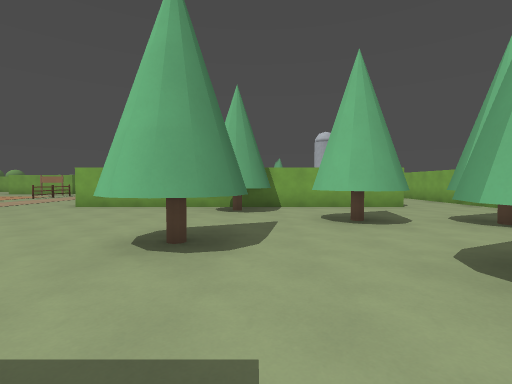
View 1 (above)

24 first-person views from a walk through a level from a Godot 3-D game. The camera is 1.5 m above the floor, tilts 2° down and sees 85° across. The floor is counted in squares, 2 m on a side. Each view is taken from the middle of a square. On the plan, view 1 faces up. The plan holds only what a view shows up to about 10 squares ahead; the rest is blank. The place goes on beyond the plan.

View 2
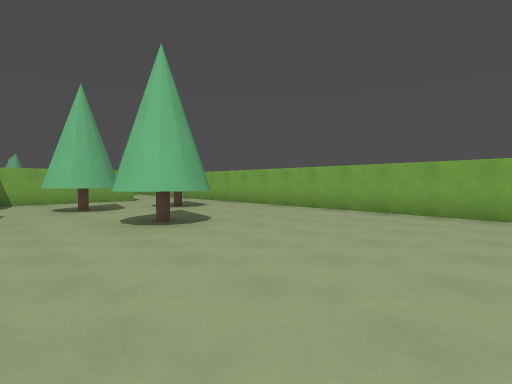

View 3
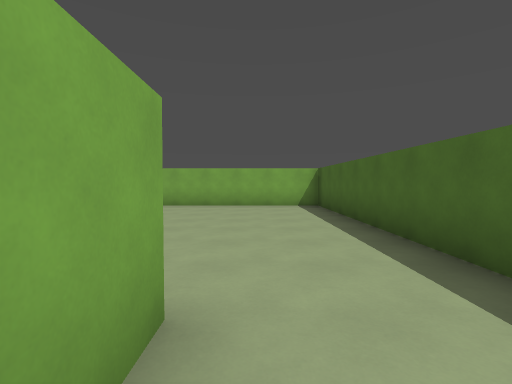

View 4
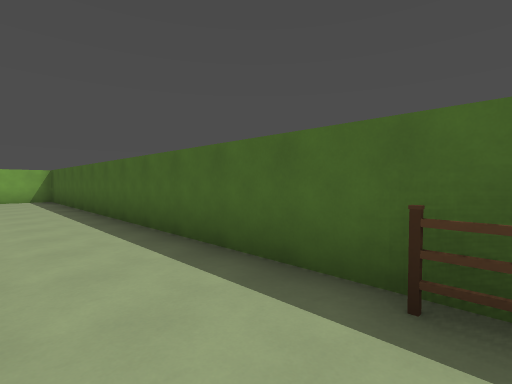

View 5
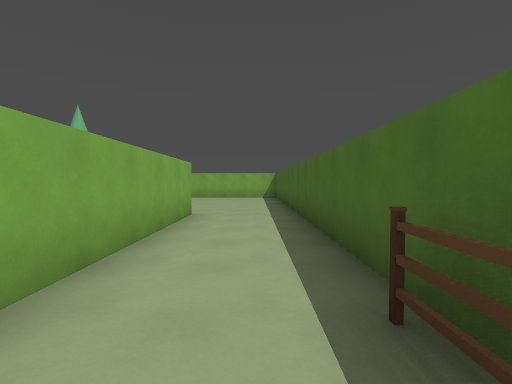

View 6
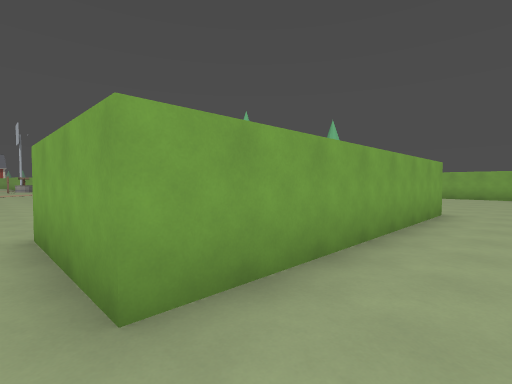

View 7
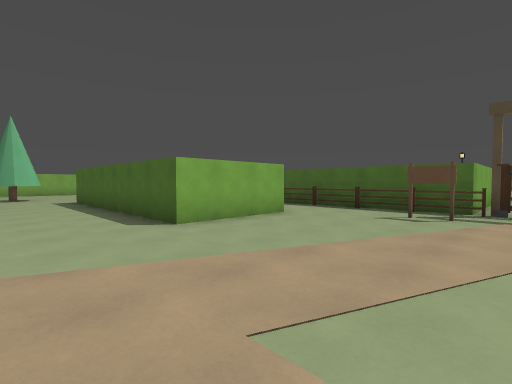

View 8
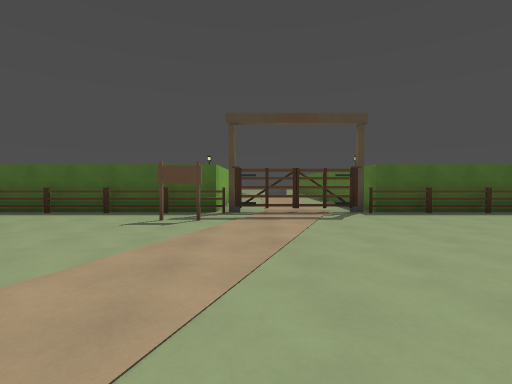

View 9
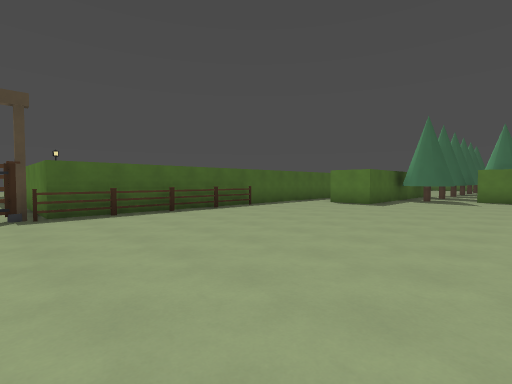

View 10
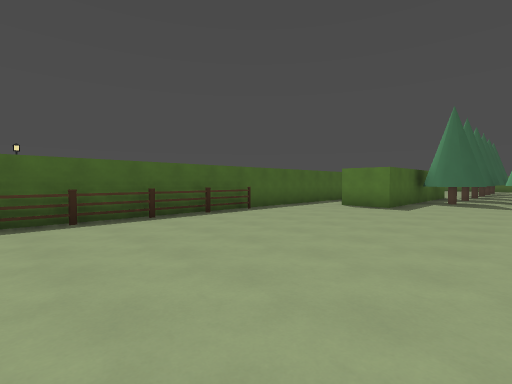

View 11
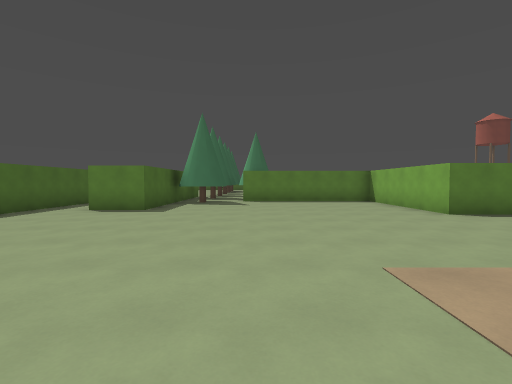

View 12
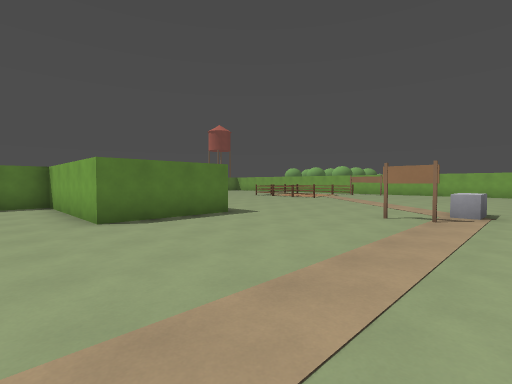

View 13
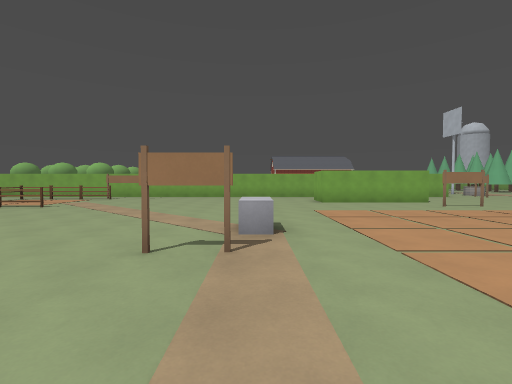

View 14
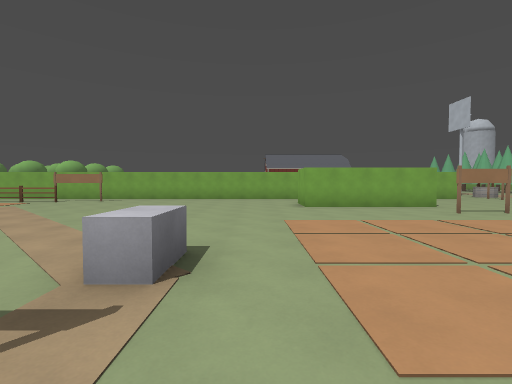

View 15
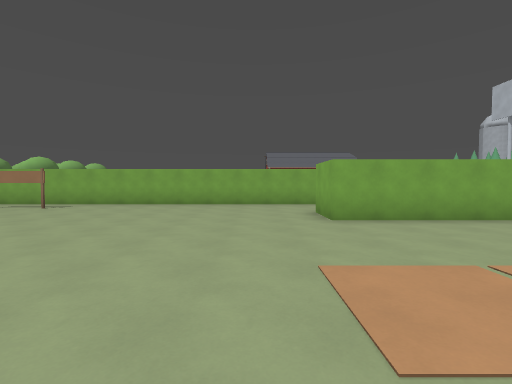

View 16
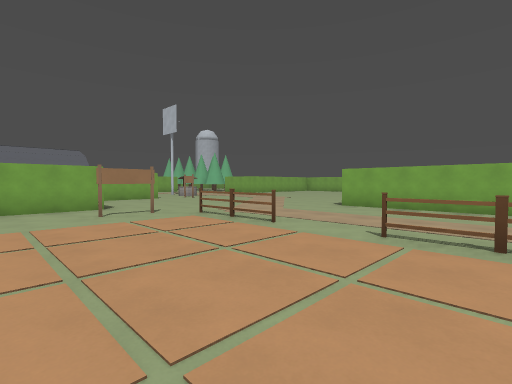

View 17
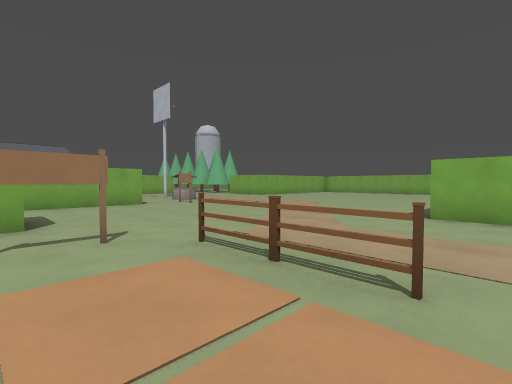

View 18
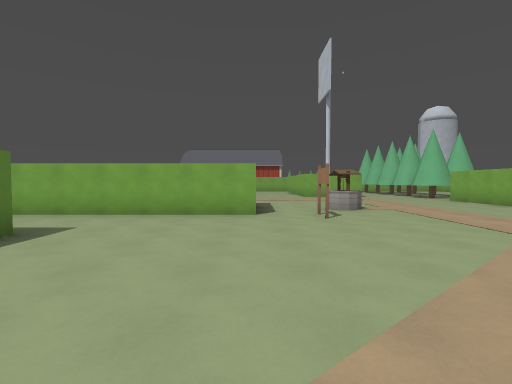

View 19
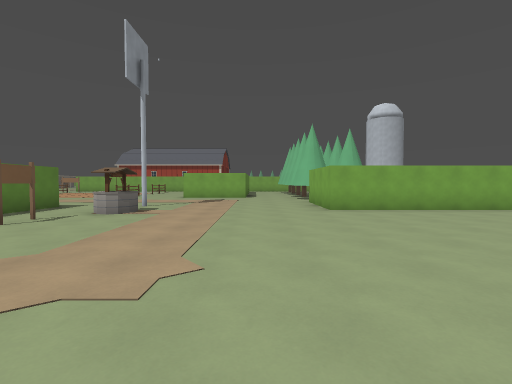

View 20
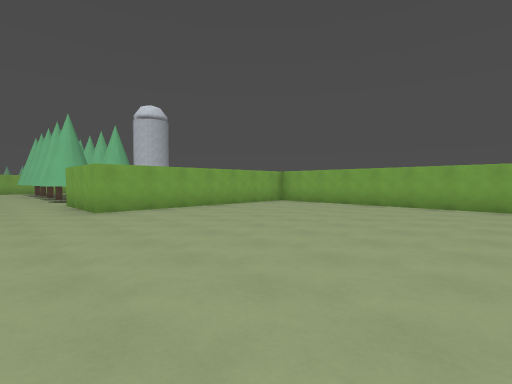

View 21
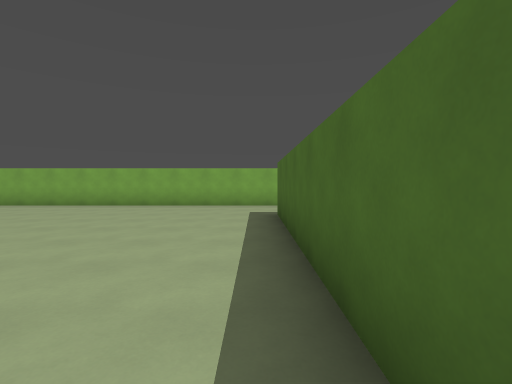

View 22
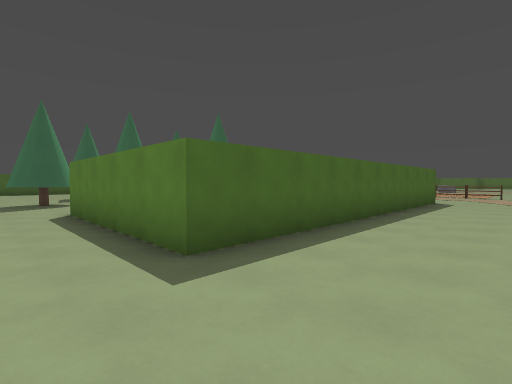

View 23
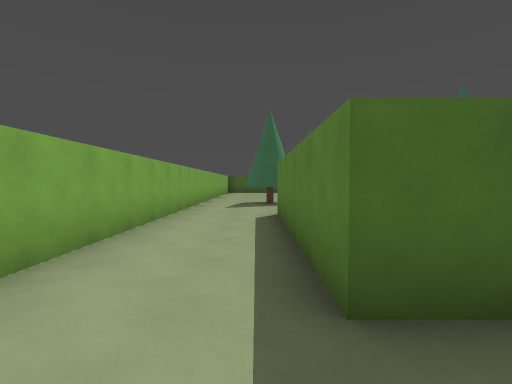

View 24
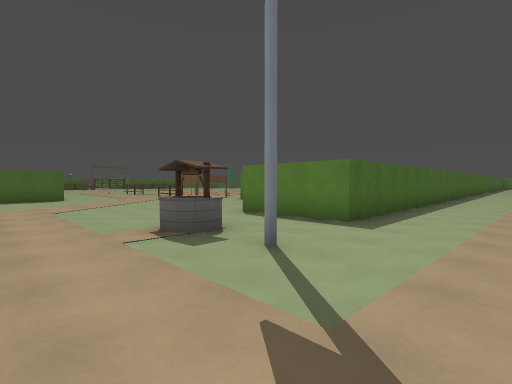

### Floor plan
Points are (right, up) in squares from view 1. A wall is a line through its corners. A room is listed if a view was taken in it or the views show most of it. See-through windows are left out.
Room 1 (views 1, 2, 3, 4, 5)
walls: (1.7, 1.6) (1.6, 2); (-1.5, 0.5) (-0.5, 0.5); (3.3, 1.6) (3, 1.3) (2.5, 1.1) (2.1, 1.3) (1.6, 1.8) (1.8, 2.5); (-0.4, -2.5) (-7.5, -2.5); (-0.1, 3.6) (-0.2, 3.1) (-0.6, 2.8) (-1, 2.7) (-1.4, 2.8); (2.4, 4.7) (1.8, 4.6) (1.2, 5.1); (2.8, 5.1) (2.3, 4.6) (1.3, 4.8) (1.1, 5.5); (5.2, 5.4) (5.4, 5); (0.3, 7.1) (-0.1, 6.7); (2.5, 8.5) (-0.5, 8.5); (-7.6, -5) (7, -5) (7, 5.5)
ways out: opening at (-7, -3.5) to room 2; opening at (-1, 1.5) to room 2; opening at (-1, 5.5) to room 2; opening at (2, 7.5) to room 2; opening at (3, 5) to room 2; opening at (6, 5) to room 2
objects: fence (-6, -5)
Room 2 (views 6, 7, 8, 9, 10, 11, 12, 13, 14, 15, 16, 17, 18, 19, 20, 21, 22, 23, 24)
walls: (-10.8, 15.7) (-12.2, 15.7); (-11.4, 17.5) (-15.5, 17.5) (-15.5, 19); (-18.2, 10) (-19.2, 10); (-5.5, 9.2) (-5.5, 13.5) (4.5, 13.5) (4.5, 8.5) (2.5, 8.5); (-4.6, 8.5) (-5.5, 8.5); (-6.5, 21.8) (-6.5, 20.8) (-6.5, 21.6); (-22.5, 8.5) (-22.5, 5.5) (-25.5, 5.5); (-14.6, 24.5) (-8, 24.5) (-8, 21.5) (-25.5, 21.5); (-23, 20) (-24.4, 20); (-1.4, 2.8) (-1.8, 3.2); (-7.5, -2.5) (-7.5, 0.5) (-1.5, 0.5); (3.6, 4.9) (3.9, 5.7) (4.4, 5.9) (5.2, 5.7); (-10.6, -5) (-9.5, -5); (-14.5, -5) (-11.5, -5); (5, 5.7) (5.2, 5.4); (-16.5, -5) (-15.4, -5); (0.1, 27.7) (-0.2, 28) (-0.4, 28.5); (4.9, 23.5) (0, 23.5) (0, 26.5); (-25.5, -2) (-23.5, -2) (-23.5, -3.5); (7, 5.5) (7, 22.2); (-25.5, -5) (-18.4, -5)
ways out: opening at (-7, -3.5) to room 1; opening at (-1, 1.5) to room 1; opening at (-1, 5.5) to room 1; opening at (2, 7.5) to room 1; opening at (3, 5) to room 1; opening at (6, 5) to room 1; opening at (0, 27)
objects: fence (-25, 16); fence (-20, -5); fence (-18, -5); crate (-18, 11) to (-18, 12); fence (-17, -5); fence (-15, -5); pole (-15, -4); fence (-11, -5); pole (-11, -4); fence (-10, 8) to (-10, 9); fence (-10, 10); fence (-10, 13); fence (-10, 14) to (-10, 15); fence (-9, -5); fence (-8, -5); well (-6, 23) to (-5, 23)

Positions as (right, up) in squares from view 1, and headings:
1: (0, 0), facing up
2: (0, -3), facing up-right
3: (-2, -3), facing right
4: (-6, -3), facing down-right
5: (-7, -4), facing right
6: (-8, -4), facing up-right
7: (-12, 3), facing down-right
8: (-12, 2), facing down
9: (-14, 2), facing down-left
10: (-15, 1), facing down-left
11: (-16, 1), facing left
12: (-17, 4), facing up-left
13: (-18, 7), facing up
14: (-17, 9), facing up
15: (-17, 12), facing up
16: (-14, 9), facing up-right
17: (-12, 12), facing up-right
18: (-8, 15), facing up
19: (-2, 16), facing up
20: (-2, 16), facing up-right
21: (-2, 14), facing right
22: (6, 16), facing down-left
23: (5, 15), facing down
24: (-3, 27), facing down-left
